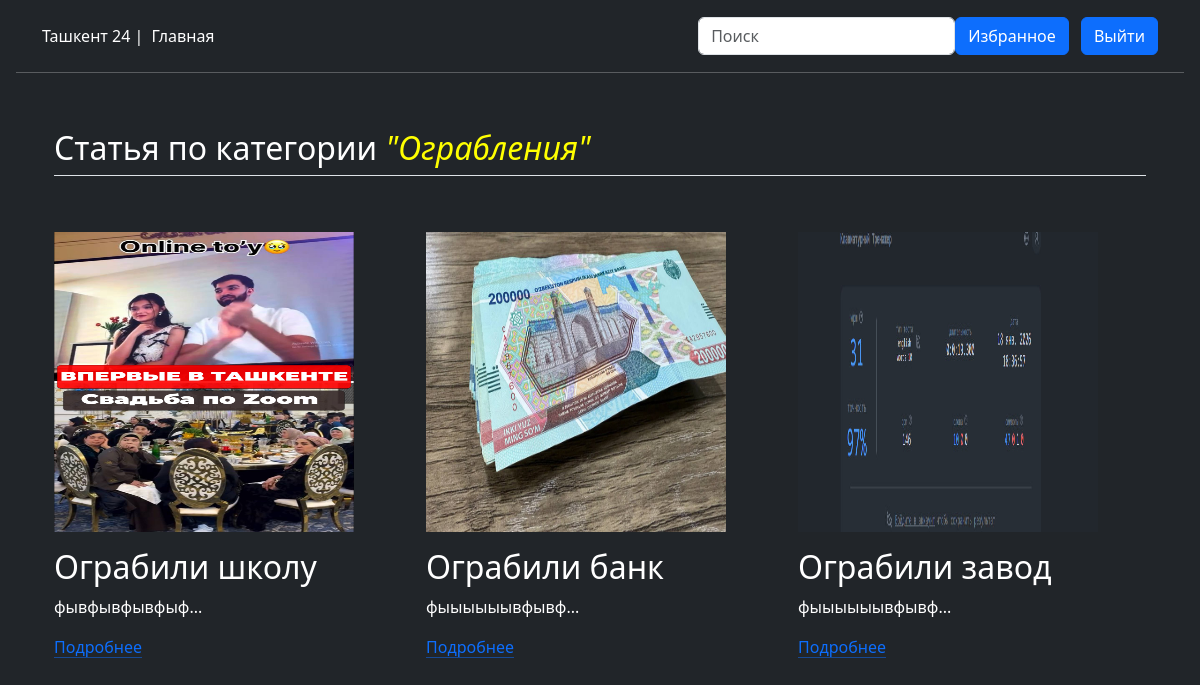
/category/3/ (signed in), run on the app's committed database.
### main/models.py (models this page shows)
class Category(models.Model):
    name_category = models.CharField(max_length=32, verbose_name='Название категории')
    date_created = models.DateTimeField(auto_now_add=True)
    class Meta:
        verbose_name = 'Категория'
        verbose_name_plural = 'Категории'
    def __str__(self):
        return self.name_category

class Theme(models.Model):
    name_theme = models.CharField(max_length=32, verbose_name='Название статьи')
    theme_dec = models.TextField(max_length=256, verbose_name="Описание статьи")
    theme_photo = models.ImageField(upload_to='media', verbose_name="Фото статьи")
    theme_category = models.ForeignKey(Category, on_delete=models.CASCADE, verbose_name="Категория")
    date_created = models.DateTimeField(auto_now_add=True)
    class Meta:
        verbose_name = 'Статья'
        verbose_name_plural = 'Статьи'
    def __str__(self):
        return self.name_theme

### main/views.py (the view)
# urls.py: path('category/<int:pk>/', views.categ),
def categ(request, pk):
    categori = Category.objects.get(id=pk)
    themes010 = Theme.objects.filter(theme_category_id=categori)
    return render(request, 'category.html', {'categori': categori, 'themes010': themes010})

### main/templates/category.html (shortened to what this page needs)
<!DOCTYPE html>
<html lang="ru">
<head>
    <link rel="stylesheet" href="https://cdn.jsdelivr.net/npm/bootstrap@5.3.8/dist/css/bootstrap.min.css">
</head>
<body class="bg bg-dark text-white">
<header class="p-3 text-bg-dark sticky-top">
    <div class="container">
        <div class="d-flex flex-wrap align-items-center justify-content-center justify-content-lg-start">
            <a href="/" class="d-flex align-items-center mb-2 mb-lg-0 text-white text-decoration-none">
            <span>Ташкент 24 |</span>
        </a>
            <ul class="nav col-12 col-lg-auto me-lg-auto mb-2 justify-content-center mb-md-0">
                <li><a href="/" class="nav-link px-2 text-white">Главная</a></li>
            </ul>
            <form action="{% url 'search' %}" method="post">
                <input name="search_product"  required type="search" class=" form-control form-control- text-dark "
                       placeholder="Поиск" aria-label="Search">
            </form>
            {% if user.is_authenticated %}
            <div class="text-end">
                <a href="/cart" class="btn btn-primary me-2">Избранное</a>
                <a href="/logout" class="btn btn-primary">Выйти</a>
            </div>
            {% else %}
            <div class="text-end">
                <a href="register" class="btn btn-warning" role="button">Регистрация</a>
                <a href="/accounts/login" class="btn btn-light" role="button">Войти</a>
            </div>
            {% endif %}
        </div>
    </div>
    <hr>
</header>
<div class="container px-4 py-4" id="featured-3">
            <h2 class="pb-2 border-bottom">Статья по категории <i style="color: yellow;">"{{ categori  }}"</i></h2>
            <div class="row g-4 py-5 row-cols-1 row-cols-lg-3">
                {% for p in themes010 %}
                <div class="feature col">
                    <div class="feature-icon d-inline-flex align-items-center justify-content-center text-bg-primary bg-gradient fs-2 mb-3">
                        <img src="{{ p.theme_photo.url }}" width="300" height="300">
                    </div>
                    <h3 class="fs-2 text">{{ p }}</h3>
                    <p>{{ p.theme_dec|slice:12 }}...</p>
                    <a href="/theme2/{{ p.id }}"class="icon-link">Подробнее</a>
                </div>
                {% endfor %}
            </div>
        </div>
</body>
</html>

### data on the page
Category: name_category "Ограбления"
Theme: theme_photo (picture), name_theme "Ограбили школу", theme_dec "фывфывфывфыф"
Theme: theme_photo (picture), name_theme "Ограбили банк", theme_dec "фыыыыыывфывф"
Theme: theme_photo (picture), name_theme "Ограбили завод", theme_dec "фыыыыыывфывф"
